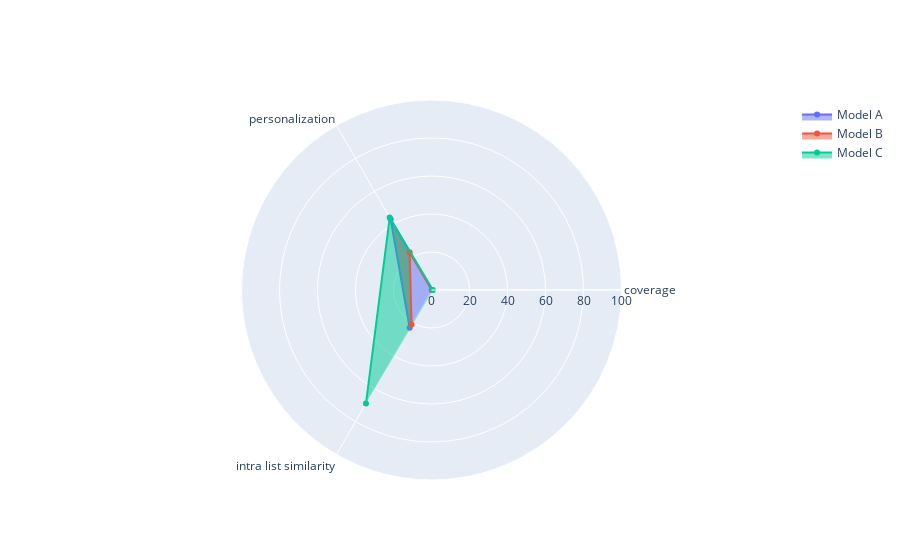

Notebook cell for this chart:
### Markdown cell above
## Create Metrics Plot

Plot the coverage, personalization, and intra-list similarity for a set of models to compare.

### Code cell
recmetrics.metrics_plot(model_names=['Model A', 'Model B', 'Model C'],
             coverage_scores=[0.17, 0.25, 0.76],
             personalization_scores=[0.43, 0.23, 0.44],
             intra_list_similarity_scores = [0.23, 0.21, 0.69])

### Figure 1 — Plotly figure (JSON) as saved in the notebook; plotly's stock layout.template omitted (floating-point values rounded to 4 significant figures)
{"data": [{"fill": "tonext", "name": "Model A", "r": [0.17, 43, 23], "theta": ["coverage", "personalization", "intra list similarity"], "type": "scatterpolar"}, {"fill": "tonext", "name": "Model B", "r": [0.25, 23, 21], "theta": ["coverage", "personalization", "intra list similarity"], "type": "scatterpolar"}, {"fill": "tonext", "name": "Model C", "r": [0.76, 44, 69], "theta": ["coverage", "personalization", "intra list similarity"], "type": "scatterpolar"}], "layout": {"polar": {"radialaxis": {"range": [0, 100], "visible": true}}, "showlegend": true}}
